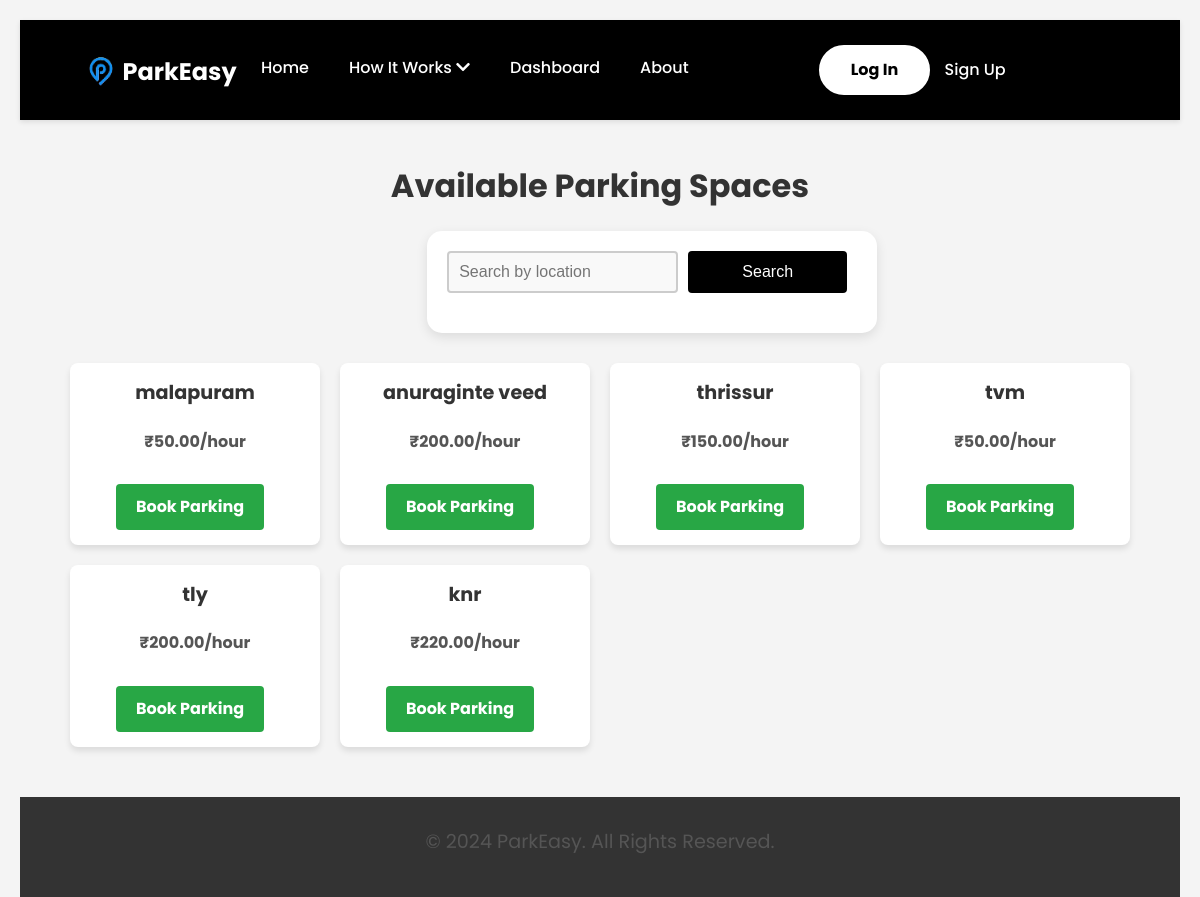
Page /parkeasy/parking-spaces/ on the earlier database version.
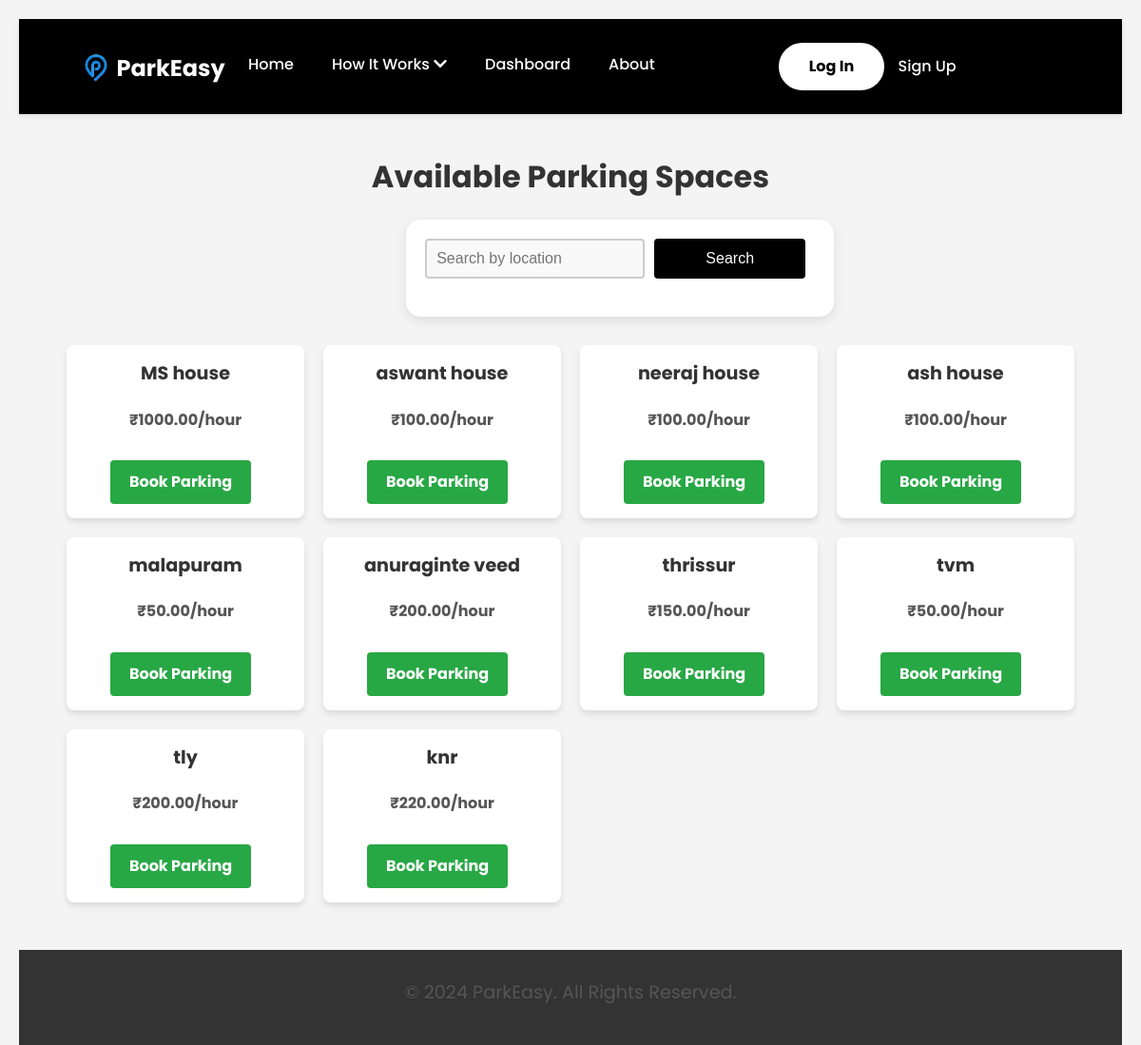
Same page on the later database version.
### ParkEasyApp/models.py (models this page shows, shortened)
class ParkingSpace(models.Model):
    host = models.ForeignKey(ParkEasyUser, on_delete=models.CASCADE, related_name="parking_spaces")
    location = models.CharField(max_length=255)
    price_per_hour = models.DecimalField(max_digits=6, decimal_places=2)
    availability = models.BooleanField(default=True)  # Indicates if space is available for booking
    amenities = models.TextField(blank=True, null=True)  # Optional description of amenities
    rating = models.DecimalField(max_digits=3, decimal_places=2, default=0.0)  # Average rating by users
    created_at = models.DateTimeField(auto_now_add=True)
    class Meta:
        indexes = [
            models.Index(fields=['host', 'location']),
        ]

### ParkEasyApp/views.py (the view)
# urls.py: path('parking-spaces/', views.parking_space_list_view, name='parking_space_list'),
def parking_space_list_view(request):
    query = request.GET.get('q', '')
    parking_spaces = ParkingSpace.objects.filter(
        Q(location__icontains=query) & Q(availability=True)
    ).order_by('-created_at')
    return render(request, 'parking_space_list.html', {'parking_spaces': parking_spaces, 'query': query})

### templates/parking_space_list.html
{% extends "base.html" %}
{% load static %}
{% block content %}
<h2 class="heading">Available Parking Spaces</h2>
<form method="get" class="search-form">
    <input type="text" name="q" value="{{ query }}" placeholder="Search by location" class="form-control">
    <button type="submit" class="btn btn-primary">Search</button>
</form>
<div class="parking-space-grid">
    {% for space in parking_spaces %}
    <div class="parking-space-card">
        <a href="{% url 'parking_space_detail' space.id %}" class="space-link">
            <h3>{{ space.location }}</h3>
            <p>₹{{ space.price_per_hour }}/hour</p>
        </a>
        {% if space.host.user != request.user %}
        <a href="{% url 'create_booking' parking_space_id=space.id %}" class="btn btn-success">Book Parking</a>
        {% else %}
        <p class="text-muted">This is your parking space</p>
        {% endif %}
    </div>
    {% empty %}
    <div class="empty-message">
        <p>No parking spaces available.</p>
    </div>
    {% endfor %}
</div>
{% endblock %}

### templates/base.html (shortened to what this page needs)
<!DOCTYPE html>
<html lang="en">
{% load static %}
<head>
    <link rel="stylesheet" href="{% static 'css/home_style.css' %}">
    <link rel="stylesheet" href="{% static 'css/base_style.css' %}">
    <link rel="stylesheet" href="{% static 'css/login.css' %}">
    <link rel="stylesheet" href="{% static 'css/about.css' %}">
    <link rel="stylesheet" href="{% static 'css/add_parking_style.css' %}">
    <link rel="stylesheet" href="{% static 'css/parking_space_list.css' %}">
    <link rel="stylesheet" href="{% static 'css/parking_space_detail.css' %}">
    <link rel="stylesheet" href="{% static 'css/my_listed_parking_spaces.css' %}">
    <link rel="stylesheet" href="{% static 'css/help_support.css' %}">
    <link rel="stylesheet" href="{% static 'css/terms_conditions.css' %}">
    <link rel="stylesheet" href="{% static 'css/my_bookings.css' %}">
    <link rel="stylesheet" href="{% static 'css/create_booking.css' %}">
    <link href="https://cdnjs.cloudflare.com/ajax/libs/font-awesome/5.15.4/css/all.min.css" rel="stylesheet">
</head>
<body>
    <header>
        <div class="logo">
            <a href="{% url 'home' %}">
                <img src="{% static 'img/P1 logoo.png' %}" alt="Placeholder Logo">
                <span class="logo-text">ParkEasy</span>
            </a>
        </div>
        <nav>
            <ul class="menu">
                <li><a href="{% url 'home' %}">Home</a></li>
                <li class="dropdown">
                    <a href="#" id="how-it-works">How It Works <i class="fas fa-chevron-down"></i></a>
                </li>
                <li><a href="{% url 'dashboard' %}">Dashboard</a></li>
                <li><a href="{% url 'about' %}">About</a></li>
                <li>
                    {% if user.is_authenticated %}
                    <a href="{% url 'logout' %}" id="login_button">Log Out</a>
                    {% else %}
                    <a href="{% url 'login' %}" id="login_button">Log In</a>
                    <a href="{% url 'register' %}" id="signup_button">Sign Up</a>
                    {% endif %}
                </li>
            </ul>
        </nav>
    </header>
    <div class="wrapper" style=" min-height: 500px; ">
        <main>
            {% block content %}{% endblock %}
        </main>
    </div>
    <footer>
        <p>&copy; 2024 ParkEasy. All Rights Reserved.</p>
    </footer>
</body>
</html>

### static/css/home_style.css (style rules this page uses)
main { padding: 40px; font-family: 'Poppins', sans-serif; }
header { background-color: black; color: white; padding: 15px 50px; display: flex; justify-content: space-between; align-items: center; box-shadow: 0 2px 5px rgba(0, 0, 0, 0.1); position: sticky; top: 0; z-index: 10; }
header .logo { display: flex; align-items: center; }
header .logo img { height: 50px; max-width: 100%; display: block; float: left; }
header .logo-text { float: left; text-decoration: none; margin-left: -10px; margin-top: 8px; font-size: 24px; color: white; font-weight: bold; }
header nav { display: flex; align-items: center; flex-grow: 1; justify-content: center; margin-top: 10px; box-sizing: border-box; }
header nav ul { display: flex; list-style: none; margin: 0; padding: 0; }
header nav ul li { margin-left: 20px; position: relative; margin-top: 10px; }
header nav ul li:first-child { margin-left: 0; }
header nav ul li a { color: white; text-decoration: none; font-weight: 500; padding: 5px 10px; border-radius: 4px; transition: background-color 0.3s, color 0.3s; }
header nav ul li.dropdown .fas { display: inline-block; transition: transform 0.3s ease; }
#login_button { background-color: white; color: #000; padding: 10px 30px; border-radius: 50px; font-weight: bold; border: 2px solid #fff; display: inline-flex; justify-content: center; align-items: center; cursor: pointer; margin-left: 100px; margin-top: -10px; }
footer { background-color: black; color: white; text-align: center; padding: 10px; margin-top: 40px; }

### static/css/base_style.css (style rules this page uses)
* { margin: 0; padding: 0; box-sizing: border-box; }
body { font-family: 'Poppins', sans-serif; margin: 0; padding: 0; overflow-x: hidden; line-height: 1.6; display: flex; flex-direction: column; min-height: 400px; }
.wrapper { flex: 1; display: flex; flex-direction: column; }
header { width: 100%; background-color: black; color: white; padding: 15px 50px; display: flex; justify-content: space-between; align-items: center; box-shadow: 0 2px 5px rgba(0, 0, 0, 0.1); position: sticky; top: 0; z-index: 10; }
header .logo { display: flex; align-items: center; }
header .logo img { height: 50px; max-width: 100%; display: block; float: left; }
header .logo-text { float: left; text-decoration: none; margin-left: -10px; margin-top: 8px; font-size: 24px; color: white; font-weight: bold; }
header nav { display: flex; align-items: center; flex-grow: 1; justify-content: center; margin-top: 10px; box-sizing: border-box; }
header nav ul { display: flex; list-style: none; margin: 0; padding: 0; }
header nav ul li { margin-left: 20px; position: relative; margin-top: 10px; }
header nav ul li:first-child { margin-left: 0; }
header nav ul li a { color: white; text-decoration: none; font-weight: 500; padding: 5px 10px; border-radius: 4px; transition: background-color 0.3s, color 0.3s; }
header nav ul li.dropdown .fas { display: inline-block; transition: transform 0.3s ease; }
#login_button { background-color: white; color: #000; padding: 10px 30px; border-radius: 50px; font-weight: bold; border: 2px solid #fff; display: inline-flex; justify-content: center; align-items: center; cursor: pointer; margin-left: 100px; margin-top: -10px; }
footer { background-color: #333; color: rgba(255, 255, 255, 0.826); text-align: center; padding: 10px; margin-top: auto; width: 100%; }

### static/css/add_parking_style.css (style rules this page uses)
* { margin: 0; padding: 0; box-sizing: border-box; }
body { font-family: 'Poppins', sans-serif; background-color: #f4f4f4; justify-content: center; align-items: center; height: 100vh; margin: 0; }
form { background-color: #fff; padding: 20px; border-radius: 15px; box-shadow: 0 4px 12px rgba(0, 0, 0, 0.1); width: 100%; max-width: 450px; text-align: left; }
h2 { color: black; font-size: 28px; margin-bottom: 20px; text-align: center; }
form input, form select { width: 100%; padding: 12px; margin-bottom: 20px; border: 1px solid #ccc; border-radius: 8px; font-size: 16px; transition: border-color 0.3s ease; background-color: #f9f9f9; }
button[type="submit"] { background-color: black; color: white; padding: 12px 20px; border: none; border-radius: 8px; font-size: 18px; width: 100%; cursor: pointer; transition: background-color 0.3s ease; }

### static/css/my_listed_parking_spaces.css (style rules this page uses)
p { font-size: 1.2em; color: #555; text-align: center; margin-top: 20px; margin-bottom: 30px; }
ul { list-style-type: none; padding: 0; margin: 0; }
a { color: #007bff; text-decoration: none; font-weight: bold; }
body { display: block; overflow-x: hidden; }
.wrapper { flex: initial; }

### static/css/terms_conditions.css (style rules this page uses)
ul { list-style-type: disc; margin-left: 20px; }
ul li { margin-bottom: 10px; }

Differences in the rows shown:
added ParkingSpace: location "MS house", price_per_hour "1000.00", shows "Book Parking"
added ParkingSpace: location "aswant house", price_per_hour "100.00", shows "Book Parking"
added ParkingSpace: location "neeraj house", price_per_hour "100.00", shows "Book Parking"
added ParkingSpace: location "ash house", price_per_hour "100.00", shows "Book Parking"
